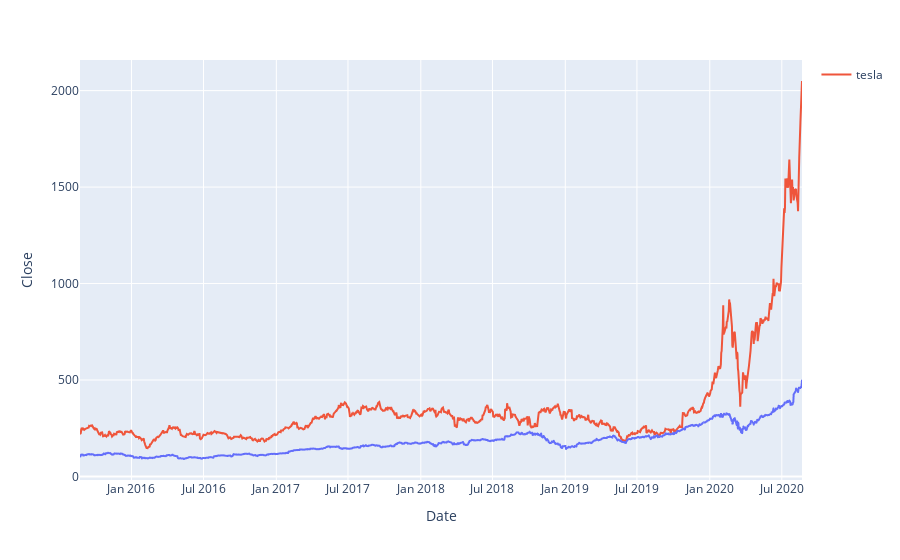

This figure's notebook cell:
### Code cell
fig = px.line(apple, x="Date", y="Close")
#fig = px.line(tesla, x="Date", y="Close")
fig.add_scatter(x=tesla['Date'], y=tesla['Close'], mode='lines', name='tesla')
fig.show()

### Figure 1 — Plotly figure (JSON) as saved in the notebook; plotly's stock layout.template omitted (floating-point values rounded to 4 significant figures; data arrays with more than 128 entries replaced by an {"elided": "..."} marker saying what was removed)
{"data": [{"hovertemplate": "Date=%{x}<br>Close=%{y}<extra></extra>", "legendgroup": "", "line": {"color": "#636efa", "dash": "solid"}, "mode": "lines", "name": "", "showlegend": false, "type": "scattergl", "x": {"elided": "1259 str values"}, "xaxis": "x", "y": {"elided": "1259 float values"}, "yaxis": "y"}, {"mode": "lines", "name": "tesla", "type": "scatter", "x": {"elided": "1259 str values"}, "y": {"elided": "1259 float values"}}], "layout": {"legend": {"tracegroupgap": 0}, "margin": {"t": 60}, "xaxis": {"anchor": "y", "domain": [0, 1], "title": {"text": "Date"}}, "yaxis": {"anchor": "x", "domain": [0, 1], "title": {"text": "Close"}}}}
